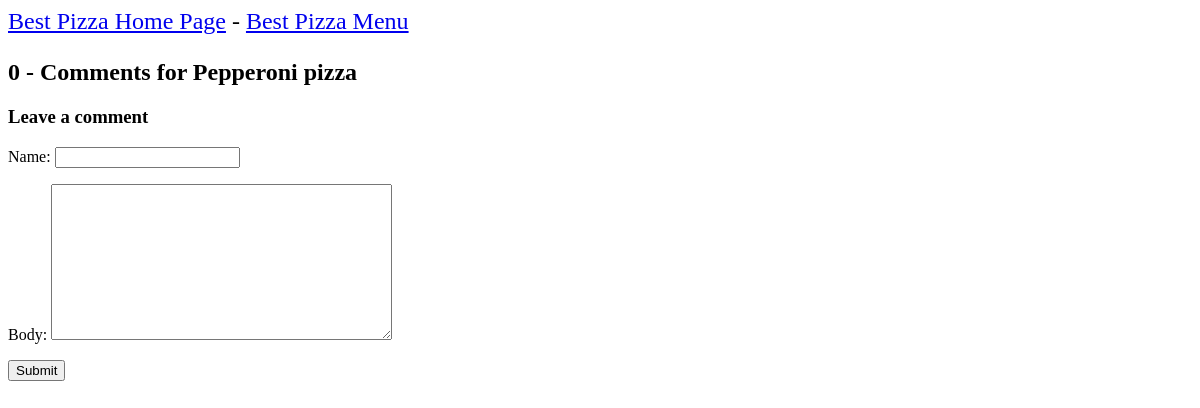
Page /toppings/5/ on the earlier database version.
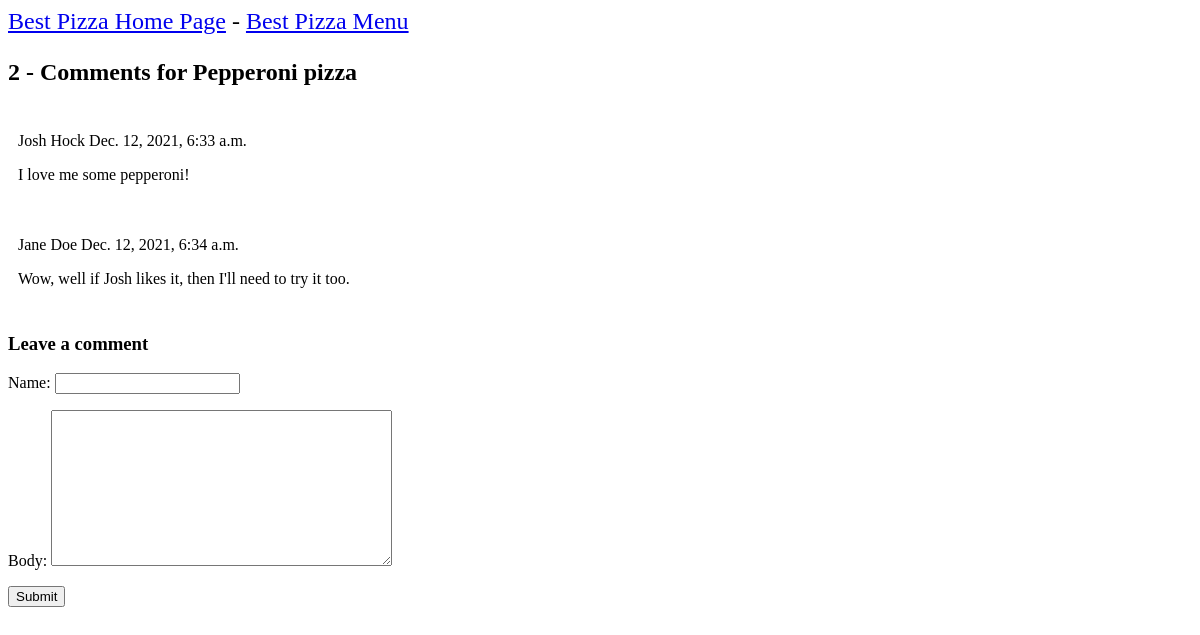
Same page on the later database version.
### pizzas/models.py (models this page shows, shortened)
class Comment(models.Model):
    pizza = models.ForeignKey(Pizza, on_delete=models.CASCADE)
    name = models.CharField(max_length=80)
    body = models.TextField()
    created_on = models.DateTimeField(auto_now_add=True)
    class Meta:
        ordering = ["created_on"]

### pizzas/views.py (the view)
# urls.py: path("toppings/<int:pizza_id>/", views.pizza_comment, name="pizza_comment"),
def pizza_comment(request, pizza_id):
    pizza = Pizza.objects.get(id=pizza_id)
    comments = pizza.comment_set.order_by("created_on")
    new_comment = None
    if request.method == "POST":
        comment_form = CommentForm(data=request.POST)
        if comment_form.is_valid():
            new_comment = comment_form.save(commit=False)
            new_comment.pizza = pizza
            new_comment.save()
    else:
        comment_form = CommentForm()
    context = {
        "pizza": pizza,
        "comments": comments,
        "new_comment": new_comment,
        "comment_form": comment_form,
    }
    return render(request, "pizzas/pizza_comment.html", context)

### pizzas/forms.py
class CommentForm(forms.ModelForm):
    class Meta:
        model = Comment
        fields = ("name", "body")

### pizzas/models.py (called while the page is built)
    def __str__(self):
        return self.name

### pizzas/templates/pizzas/pizza_comment.html (shortened to what this page needs)
{% extends "pizzas/base.html" %}
{% block page_header %}
<div class="col-md-8 card mb-4 mt-3">
    <div class="card-body">
        <h2>{{comments.count}} - Comments for {{ pizza }} pizza</h2>
        {% for comment in comments %}
        <div class="comments" style="padding: 10px;">
            <p class="front-weight-bold">
                {{comment.name}}
                <span class=" text-muted font-weight-normal">
                    {{comment.created_on}}
                </span>
            </p>
            {{comment.body | linebreaks}}
        </div>
        {% endfor %}
    </div>
</div>
<div class="col-md-8 mb-4 mt-3">
    <div class="card-body">
        <h3>Leave a comment</h3>
        <form method="post" style="margin-top: 1.3am;">
            {{ comment_form.as_p }}
            <button type="submit" class="btn btn-primary btn-lg">Submit</button>
        </form>
    </div>
</div>
{% endblock page_header %}

Differences in the rows shown:
added Comment: name "Josh Hock", created_on "Dec. 12, 2021, 6:33 a.m.", body "I love me some pepperoni!"
added Comment: name "Jane Doe", created_on "Dec. 12, 2021, 6:34 a.m.", body "Wow, well if Josh likes it, then I'll need to try it too."
Other differences:
{{ comments.count }}: "0" → "2"
